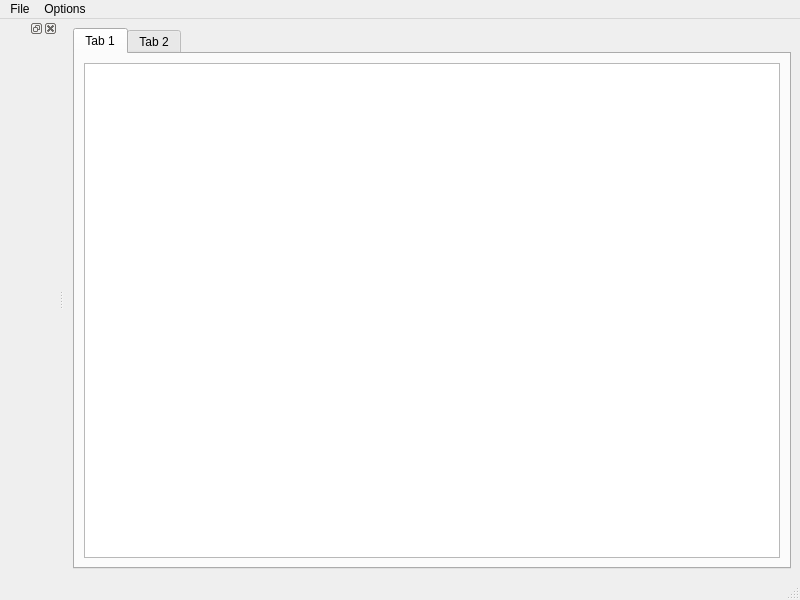
<?xml version="1.0" encoding="UTF-8"?>
<ui version="4.0">
 <class>MainWindow</class>
 <widget class="QMainWindow" name="MainWindow">
  <property name="geometry">
   <rect>
    <x>0</x>
    <y>0</y>
    <width>800</width>
    <height>600</height>
   </rect>
  </property>
  <property name="windowTitle">
   <string>MainWindow</string>
  </property>
  <widget class="QWidget" name="centralwidget">
   <layout class="QHBoxLayout" name="horizontalLayout">
    <item>
     <widget class="QTabWidget" name="tabWidget">
      <widget class="QWidget" name="tab">
       <attribute name="title">
        <string>Tab 1</string>
       </attribute>
       <layout class="QHBoxLayout" name="horizontalLayout_2">
        <item>
         <widget class="QPlainTextEdit" name="plainTextEdit"/>
        </item>
       </layout>
      </widget>
      <widget class="QWidget" name="tab_2">
       <attribute name="title">
        <string>Tab 2</string>
       </attribute>
      </widget>
     </widget>
    </item>
   </layout>
  </widget>
  <widget class="QMenuBar" name="menubar">
   <property name="geometry">
    <rect>
     <x>0</x>
     <y>0</y>
     <width>800</width>
     <height>22</height>
    </rect>
   </property>
   <widget class="QMenu" name="menuFile">
    <property name="title">
     <string>File</string>
    </property>
    <addaction name="actionOpen_Miz_File"/>
   </widget>
   <widget class="QMenu" name="menuOptions">
    <property name="title">
     <string>Options</string>
    </property>
    <addaction name="actionEdit_Module_L_ist"/>
   </widget>
   <addaction name="menuFile"/>
   <addaction name="menuOptions"/>
  </widget>
  <widget class="QStatusBar" name="statusbar"/>
  <widget class="QDockWidget" name="dockWidget">
   <attribute name="dockWidgetArea">
    <number>1</number>
   </attribute>
   <widget class="QWidget" name="dockWidgetContents"/>
  </widget>
  <action name="actionOpen_Miz_File">
   <property name="text">
    <string>Select miz files</string>
   </property>
  </action>
  <action name="actionEdit_Module_L_ist">
   <property name="text">
    <string>Edit Module List</string>
   </property>
  </action>
  <action name="actionApply_to_all_in_dir">
   <property name="text">
    <string>Apply to all in dir</string>
   </property>
  </action>
 </widget>
 <resources/>
 <connections/>
</ui>
